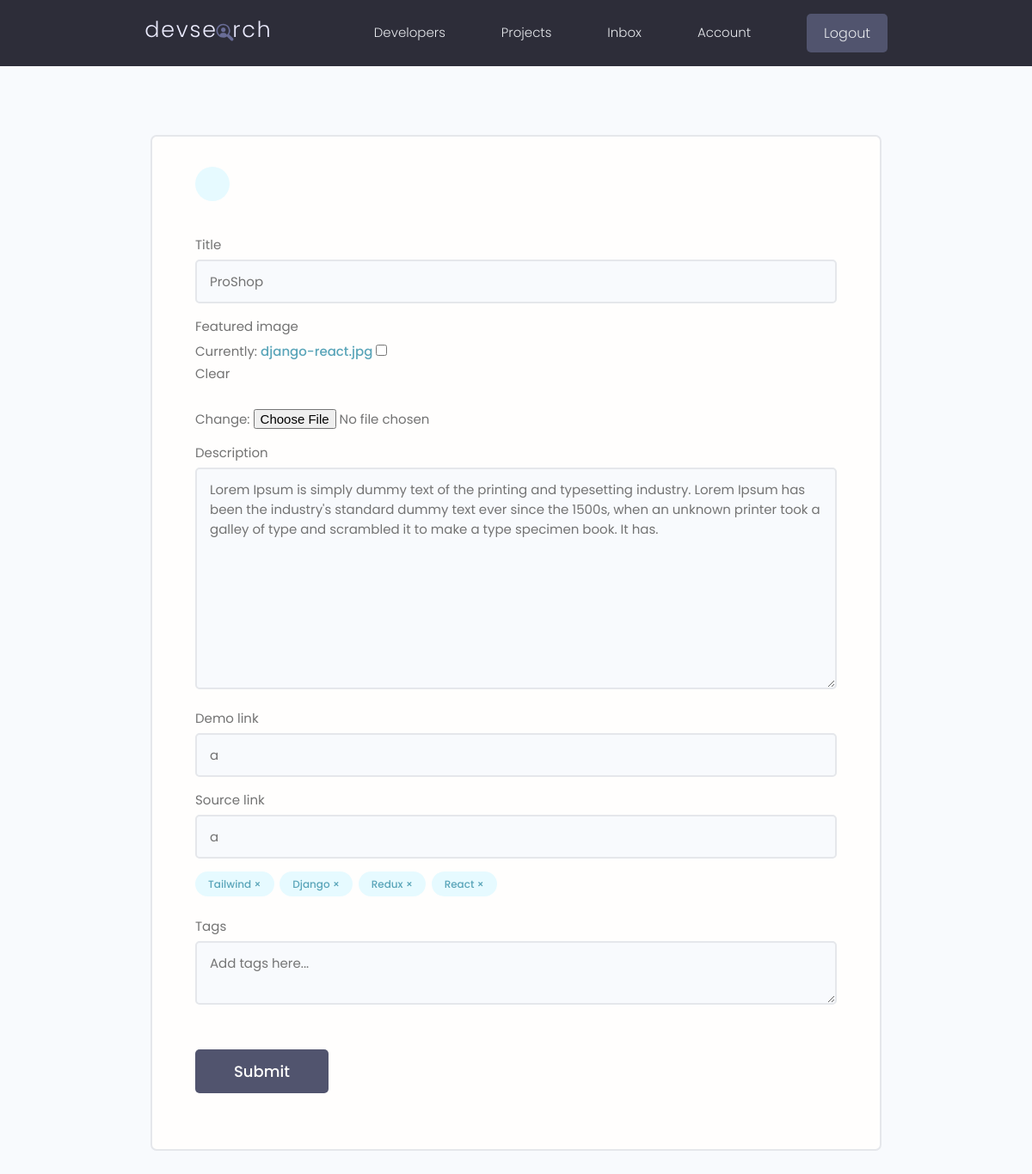
The page /projects/update-project/063a964b-9489-4b44-adaa-672a259b85c1/ (signed in) on the database as committed earlier.
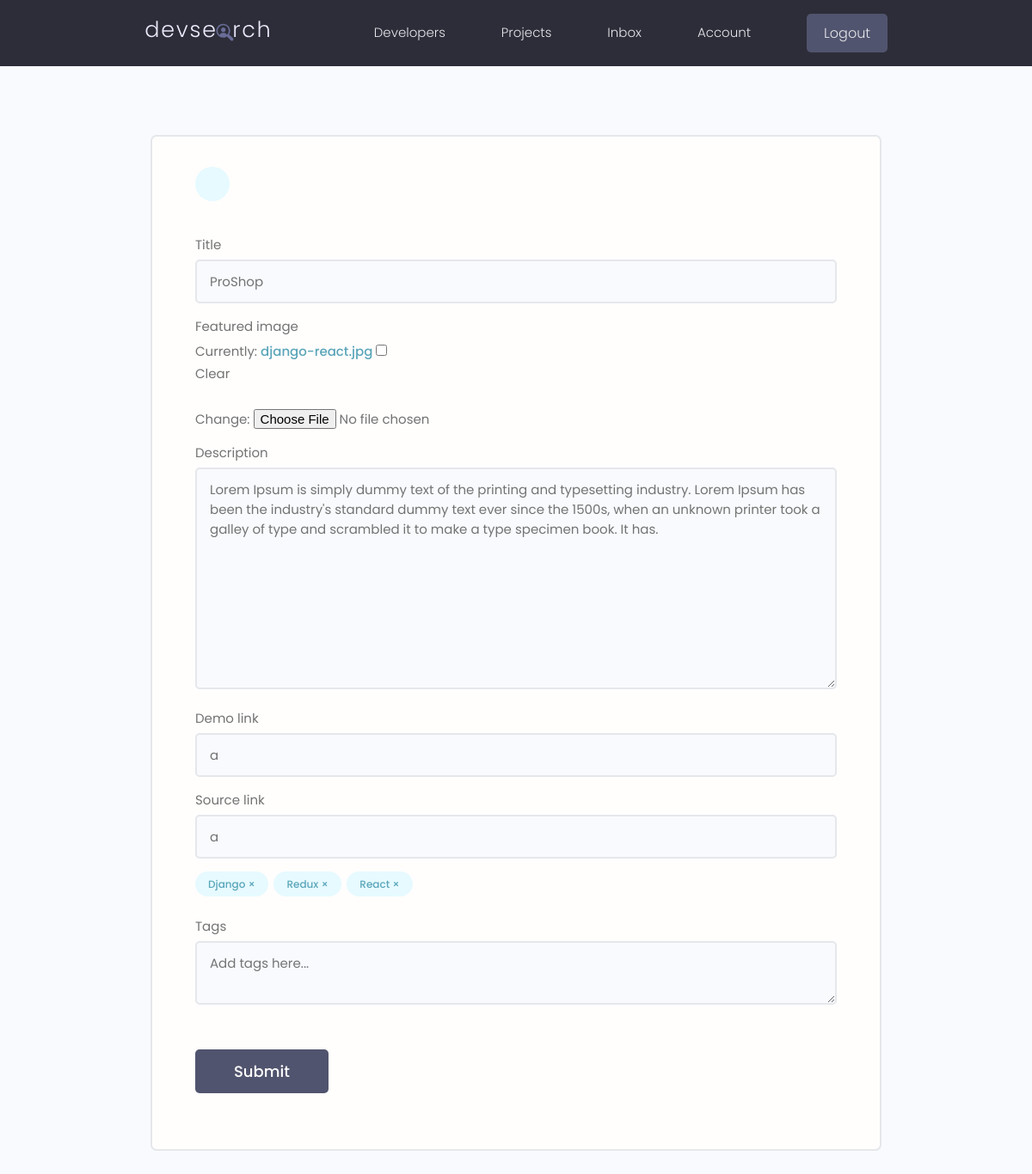
The same page on the database as committed later.
### projects/models.py (models this page shows, shortened)
class Project(models.Model):
    owner = models.ForeignKey(
        Profile, null=True, blank=True, on_delete=models.CASCADE)
    title = models.CharField(max_length=200)
    description = models.TextField(null=True, blank=True)
    featured_image = models.ImageField(
        null=True, blank=True, default="default.jpg")
    demo_link = models.CharField(max_length=2000, null=True, blank=True)
    source_link = models.CharField(max_length=2000, null=True, blank=True)
    tags = models.ManyToManyField('Tag', blank=True)
    vote_total = models.IntegerField(default=0, null=True, blank=True)
    vote_ratio = models.IntegerField(default=0, null=True, blank=True)
    created = models.DateTimeField(auto_now_add=True)
    id = models.UUIDField(default=uuid.uuid4, unique=True,
                          primary_key=True, editable=False)
    class Meta:
        ordering = ['-vote_ratio', '-vote_total', 'title']

class Tag(models.Model):
    name = models.CharField(max_length=200)
    created = models.DateTimeField(auto_now_add=True)
    id = models.UUIDField(default=uuid.uuid4, unique=True,
                          primary_key=True, editable=False)

### projects/views.py (the view, shortened to what this page needs)
# urls.py: path('update-project/<str:pk>/', views.updateProject, name="update-project"),
@login_required(login_url="login")
def updateProject(request, pk):
    profile = request.user.profile
    project = profile.project_set.get(id=pk)
    form = ProjectForm(instance=project)
    context = {'form': form, 'project': project}
    return render(request, "projects/project_form.html", context)

### projects/forms.py
class ProjectForm(ModelForm):
    class Meta:
        model = Project
        fields = ['title', 'featured_image', 'description',
                  'demo_link', 'source_link']
        widgets = {
            'tags': forms.CheckboxSelectMultiple(),
        }
    def __init__(self, *args, **kwargs):
        super(ProjectForm, self).__init__(*args, **kwargs)
        for name, field in self.fields.items():
            field.widget.attrs.update({'class': 'input'})

### projects/templates/projects/project_form.html (shortened to what this page needs)
{% extends 'main.html' %}
{% block content %}
<main class="formPage my-xl">
    <div class="content-box">
        <div class="formWrapper">
            <a class="backButton" href="{% url 'account' %}"></a>
            <br>
            <form class="form" method="POST" enctype="multipart/form-data">
                {% for field in form %}
                <div class="form__field">
                    <label for="formInput#text">{{field.label}}</label>
                    {{field}}
                </div>
                {% endfor %}
                <div class="form__field">
                    {% for tag in project.tags.all %}
                    <div class="project-tag tag tag--pill tag--main" data-tag="{{tag.id}}"
                        data-project="{{project.id}}">{{tag.name}} &#215;</div>
                    {% endfor %}
                </div>
                <div class="form__field">
                    <label for="formInput#text">Tags</label>
                    <textarea class="input" name="newtags" placeholder="Add tags here..."></textarea>
                </div>
                <input class="btn btn--sub btn--lg  my-md" type="submit" value="Submit" />
            </form>
        </div>
    </div>
</main>
{% endblock %}

Rows that differ between the two databases and show on the page:
removed Tag: name "Tailwind"
